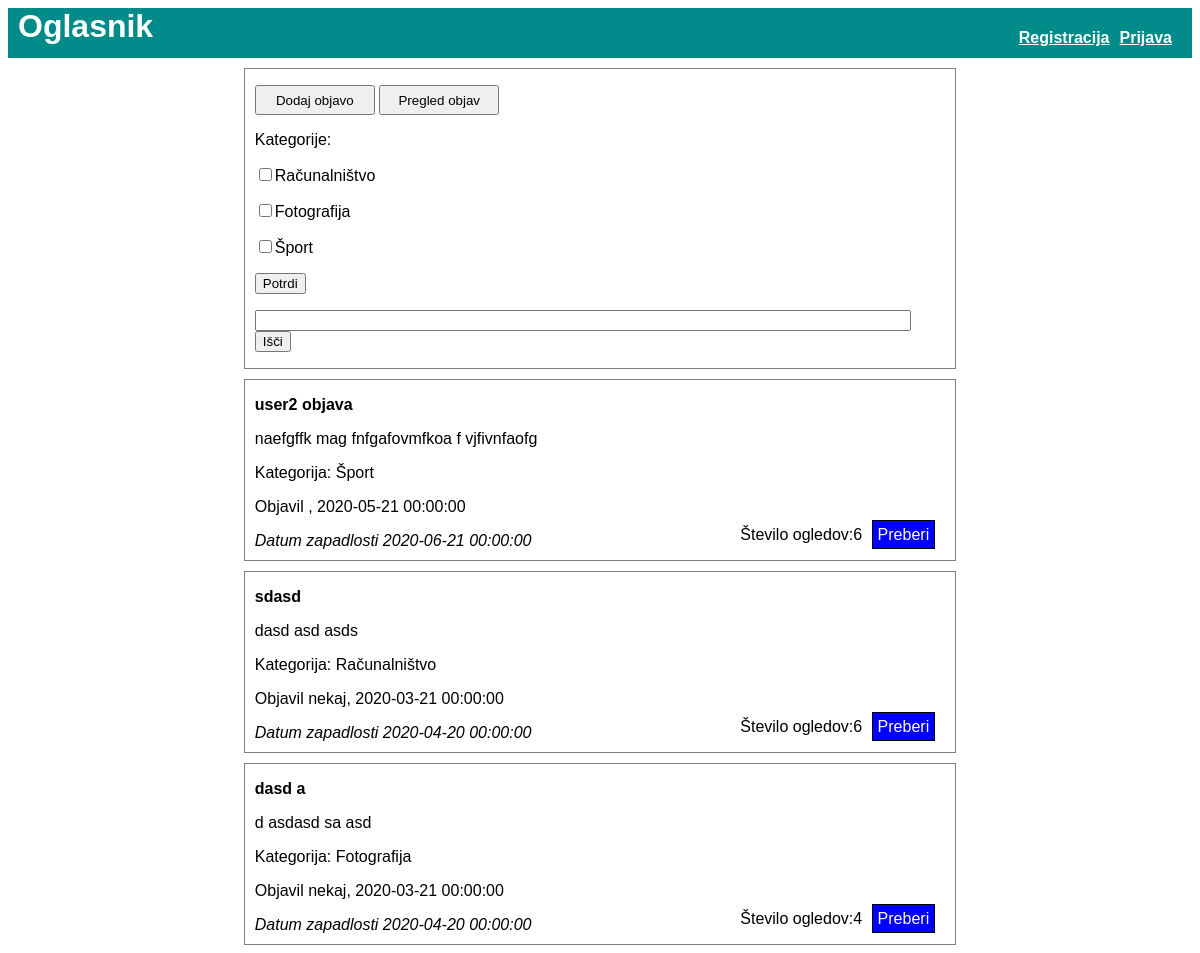
The page / on the database its author committed.
### tables this page shows
CREATE TABLE `objave` (
  `id` int(10) NOT NULL,
  `naslov` varchar(40) NOT NULL,
  `opis` varchar(40) NOT NULL,
  `user_id` int(10) NOT NULL,
  `datum` datetime NOT NULL,
  `datum_zapadlosti` datetime NOT NULL,
  `kategorija` varchar(40) NOT NULL,
  `slika` mediumblob NOT NULL,
  `st_ogledov` int(40) NOT NULL
);

CREATE TABLE `user` (
  `id` int(10) NOT NULL,
  `username` varchar(40) NOT NULL,
  `password` varchar(40) NOT NULL,
  `email` varchar(40) NOT NULL,
  `name` varchar(40) NOT NULL,
  `surname` varchar(40) NOT NULL,
  `address` varchar(40) DEFAULT NULL,
  `mail` varchar(40) DEFAULT NULL,
  `phone` varchar(40) DEFAULT NULL,
  `gender` varchar(40) DEFAULT NULL,
  `age` int(3) DEFAULT NULL,
  `admin` tinyint(1) NOT NULL
);

### index.php (the view, shortened to what this page needs)
<?php
	$conn = new mysqli('localhost', 'root', '', 'vaja2');
    $conn->set_charset("UTF8");
	function get_oglasi(){
    	global $conn;
    	$query = "SELECT * FROM objave ORDER BY datum_zapadlosti DESC";
    	$res = $conn->query($query);
    	$oglasi = array();
    	while($oglas = $res->fetch_object()){
    		array_push($oglasi, $oglas);
    	}
    	return $oglasi;
    }
    function get_user(){
        global $conn;
        $query = "SELECT * FROM user;";
        $res = $conn->query($query);
        $useri = array();
        while($user = $res->fetch_object()){
            array_push($useri, $user);
        }
        return $useri;
    }
    function najdi_avtorja($users, $user_id){
        foreach($users as $user){
            if($user->id == $user_id){
                $najden = $user->username;
            }
        }
        return $najden;
    }
	if(isset($_SESSION["USER"])){
		if((time() - $_SESSION['timeout']) > 1800){
			header("location:odjava.php");
		}
		else{
			$_SESSION['timeout'] = time();
		}
		$usr_id=$_SESSION["USER_ID"];
		echo "<div class='naslov'><h1>Oglasi</h1> <h4>Pozdravljen " . $_SESSION["USER"] . "! <a id='login' href='panel.php'>Profil</a><a id=login href='odjava.php'>Odjava</a></h4></div>";
	}
	else{
		echo "<div class='naslov'><h1>Oglasnik</h1> <h4> <a id='login' href='registracija.php'>Registracija</a><a id='login' href='prijava.php'>Prijava</a></h4></div>";
	}
?>
<!DOCTYPE html>
<html>
<head>
<link rel="stylesheet" type="text/css" href="stylexmp4.css">
</head>
<body>
<?php
    $novice = get_oglasi();
    $users = get_user();
	echo "<div class='dodajOglas'><p><a href='dodajObjavo.php'><button class='dodajObjavo'>Dodaj objavo</button></a> <a href='pregledObjav.php'><button class='dodajObjavo'>Pregled objav</button></a></p>
	<p>Kategorije: <form action='index.php' method='POST' enctype='multipart/form-data'></p>
	<p><input type='checkbox' id='Računalništvo' name='Računalništvo' value='Računalništvo'><label for='Računalništvo'>Računalništvo</label></p>
    <p><input type='checkbox' id='Fotografija' name='Fotografija' value='Fotografija'><label for='Fotografija'>Fotografija</label></p>
	<p><input type='checkbox' id='Šport' name='Šport' value='Šport'><label for='Šport'>Šport</label></p>
	<p><input type='submit' name='potrdi' value='Potrdi'></p></form>
	<form action='index.php' method='POST' enctype='multipart/form-data'>
	<p><input type='text' id='searchbar' name='searchbar'>
    <input type='submit' name='isci' value='Išči'></p></div>";
	foreach($novice as $novica){
        if(isset($_POST["potrdi"])){
            if($_POST["Šport"] == "" && $_POST["Fotografija"] == "" && $_POST["Računalništvo"] == "")
            {
                $najdi = najdi_avtorja($users, $novica->user_id);
                echo "<div class='vsebin'><p><b>" . $novica->naslov. "</b></p><p>" . $novica->opis . "</p><p class='objavil'><p>Kategorija: " . $novica->kategorija . "</p><p>Objavil " . $najdi . ", " . $novica->datum . "</p><p class='objavil'>Datum zapadlosti " . $novica->datum_zapadlosti . "<div id='gumb'>Število ogledov:" . $novica->st_ogledov . " <a id='gumb' href='novica.php?id=" . $novica->id . "'>Preberi</a></div></p></div>";
            }
            elseif($_POST["Šport"] != "" && $novica->kategorija == $_POST["Šport"]){
                $najdi = najdi_avtorja($users, $novica->user_id);
                echo "<div class='vsebin'><p><b>" . $novica->naslov. "</b></p><p>" . $novica->opis . "</p><p class='objavil'><p>Kategorija: " . $novica->kategorija . "</p><p>Objavil " . $najdi . ", " . $novica->datum . "</p><p class='objavil'>Datum zapadlosti " . $novica->datum_zapadlosti . "<div id='gumb'>Število ogledov:" . $novica->st_ogledov . " <a id='gumb' href='novica.php?id=" . $novica->id . "'>Preberi</a></div></p></div>";
            }
            elseif($_POST["Fotografija"] != "" && $novica->kategorija == $_POST["Fotografija"]){
                $najdi = najdi_avtorja($users, $novica->user_id);
                echo "<div class='vsebin'><p><b>" . $novica->naslov. "</b></p><p>" . $novica->opis . "</p><p class='objavil'><p>Kategorija: " . $novica->kategorija . "</p><p>Objavil " . $najdi . ", " . $novica->datum . "</p><p class='objavil'>Datum zapadlosti " . $novica->datum_zapadlosti . "<div id='gumb'>Število ogledov:" . $novica->st_ogledov . " <a id='gumb' href='novica.php?id=" . $novica->id . "'>Preberi</a></div></p></div>";
            }
            elseif($_POST["Računalništvo"] != "" && $novica->kategorija == $_POST["Računalništvo"]){
                $najdi = najdi_avtorja($users, $novica->user_id);
                echo "<div class='vsebin'><p><b>" . $novica->naslov. "</b></p><p>" . $novica->opis . "</p><p class='objavil'><p>Kategorija: " . $novica->kategorija . "</p><p>Objavil " . $najdi . ", " . $novica->datum . "</p><p class='objavil'>Datum zapadlosti " . $novica->datum_zapadlosti . "<div id='gumb'>Število ogledov:" . $novica->st_ogledov . " <a id='gumb' href='novica.php?id=" . $novica->id . "'>Preberi</a></div></p></div>";
            }
        }
        else{
            if(isset($_POST["isci"])){
                $najdi = najdi_avtorja($users, $novica->user_id);
                echo "<div class='vsebin'><p><b>" . $novica->naslov. "</b></p><p>" . $novica->opis . "</p><p class='objavil'><p>Kategorija: " . $novica->kategorija . "</p><p>Objavil " . $najdi . ", " . $novica->datum . "</p><p class='objavil'>Datum zapadlosti " . $novica->datum_zapadlosti . "<div id='gumb'>Število ogledov:" . $novica->st_ogledov . " <a id='gumb' href='novica.php?id=" . $novica->id . "'>Preberi</a></div></p></div>";
            }
            else{
                $najdi = najdi_avtorja($users, $novica->user_id);
                echo "<div class='vsebin'><p><b>" . $novica->naslov. "</b></p><p>" . $novica->opis . "</p><p class='objavil'><p>Kategorija: " . $novica->kategorija . "</p><p>Objavil " . $najdi . ", " . $novica->datum . "</p><p class='objavil'>Datum zapadlosti " . $novica->datum_zapadlosti . "<div id='gumb'>Število ogledov:" . $novica->st_ogledov . " <a id='gumb' href='novica.php?id=" . $novica->id . "'>Preberi</a></div></p></div>";
            }
        }
	}
?>
</body>
</html>

### stylexmp4.css (style rules this page uses)
body { font-family: Arial, Helvetica, sans-serif; }
div.naslov { background-color:DarkCyan; height: 50px; padding-left: 10px; padding-right: 10px; }
div.vsebin { border:solid 1px grey; width:60%; margin-top:10px; margin-left: auto; margin-right: auto; }
div.dodajOglas { border:solid 1px grey; width:60%; margin-top:10px; margin-left: auto; margin-right: auto; }
h4 { display:inline; float:right; color:white; }
h1 { display:inline; color:white; }
a#login { color:white; margin-right: 10px; }
p { padding-left:10px; padding-right:10px; }
p.objavil { font-style:italic; }
#gumb { text-align: right; font-style: normal; margin-top: -40px; margin-right: 10px; }
a#gumb { border:solid black 1px; background-color:blue; color:white; text-decoration:none; padding:5px 5px 5px 5px; margin-left: 5px; font-style:normal; }
button.dodajObjavo { width: 120px; height: 30px; }
#searchbar { width: 95%; margin-left: auto; margin-right: auto; }

### rows shown on the page
objave: naslov "user2 objava", opis "naefgffk mag fnfgafovmfkoa f vjfivnfaofg", kategorija "Šport", datum "2020-05-21 00:00:00", datum_zapadlosti "2020-06-21 00:00:00", st_ogledov "6"
objave: naslov "sdasd", opis "dasd asd asds", kategorija "Računalništvo", user.username "nekaj", datum "2020-03-21 00:00:00", datum_zapadlosti "2020-04-20 00:00:00", st_ogledov "6"
objave: naslov "dasd a", opis "d asdasd sa asd", kategorija "Fotografija", user.username "nekaj", datum "2020-03-21 00:00:00", datum_zapadlosti "2020-04-20 00:00:00", st_ogledov "4"
